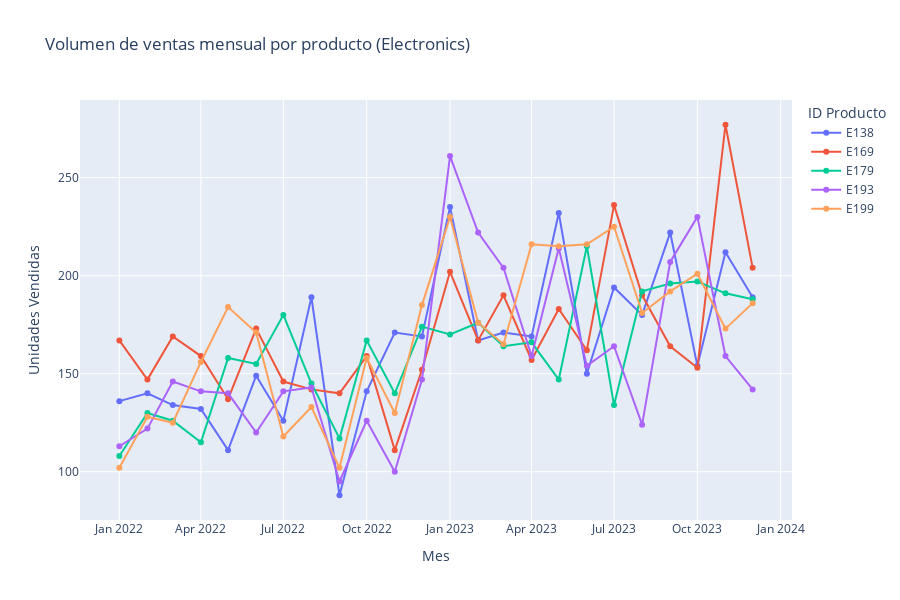

Notebook code cell kept with this figure:
### Code cell
# Calcular volumen mensual por producto (suma de quantity)
monthly_volume_product = electronics_df.groupby(["month", "product_id"])["quantity"].sum().reset_index()

# Visualización
fig = px.line(
    monthly_volume_product,
    x="month",
    y="quantity",
    color="product_id",
    title="Volumen de ventas mensual por producto (Electronics)",
    labels={"month": "Mes", "quantity": "Unidades Vendidas", "product_id": "Producto"},
    markers=True
)

fig.update_layout(height=600, legend_title_text="ID Producto")
fig.show()
